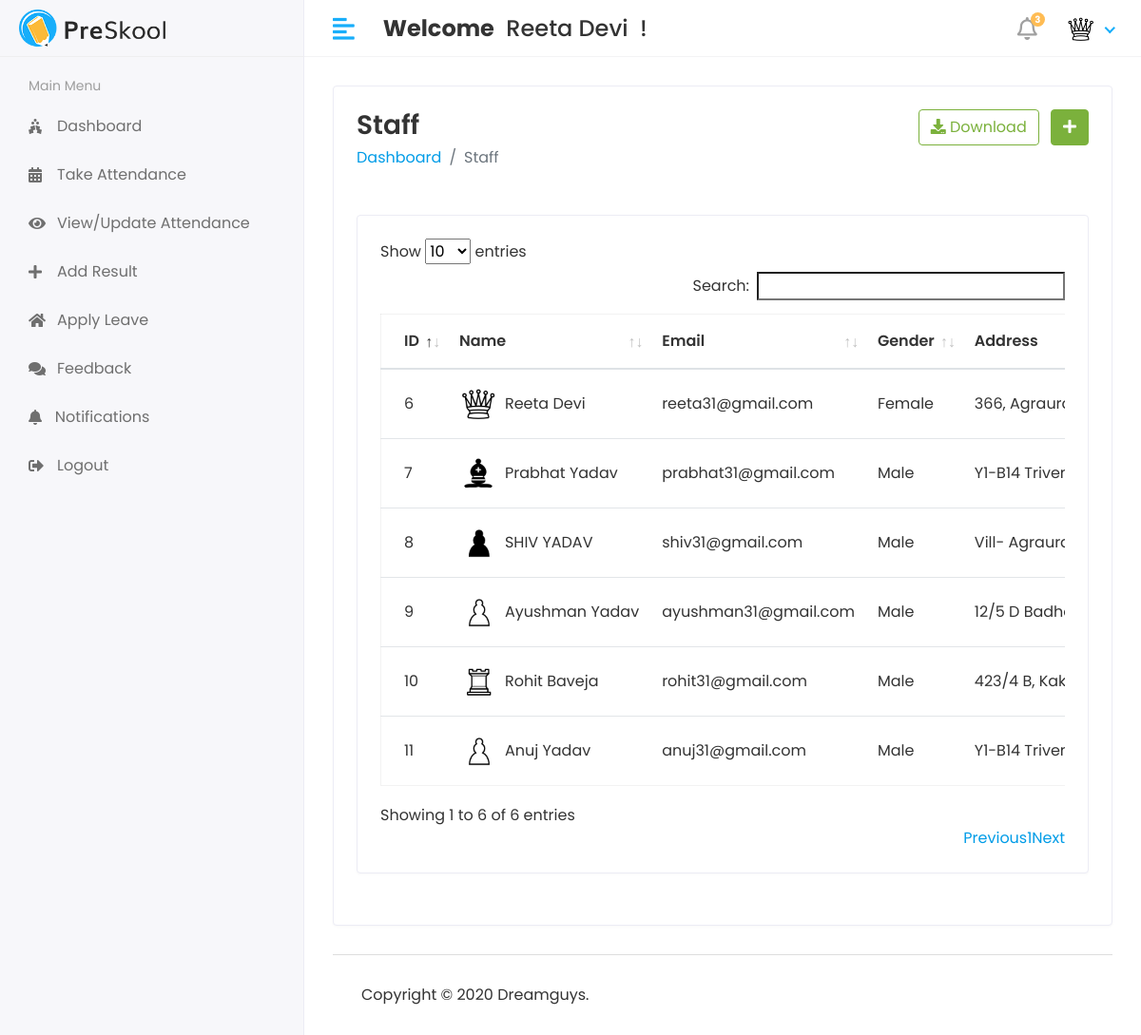
The page /Hod/Staff/view (signed in) on the database as committed earlier.
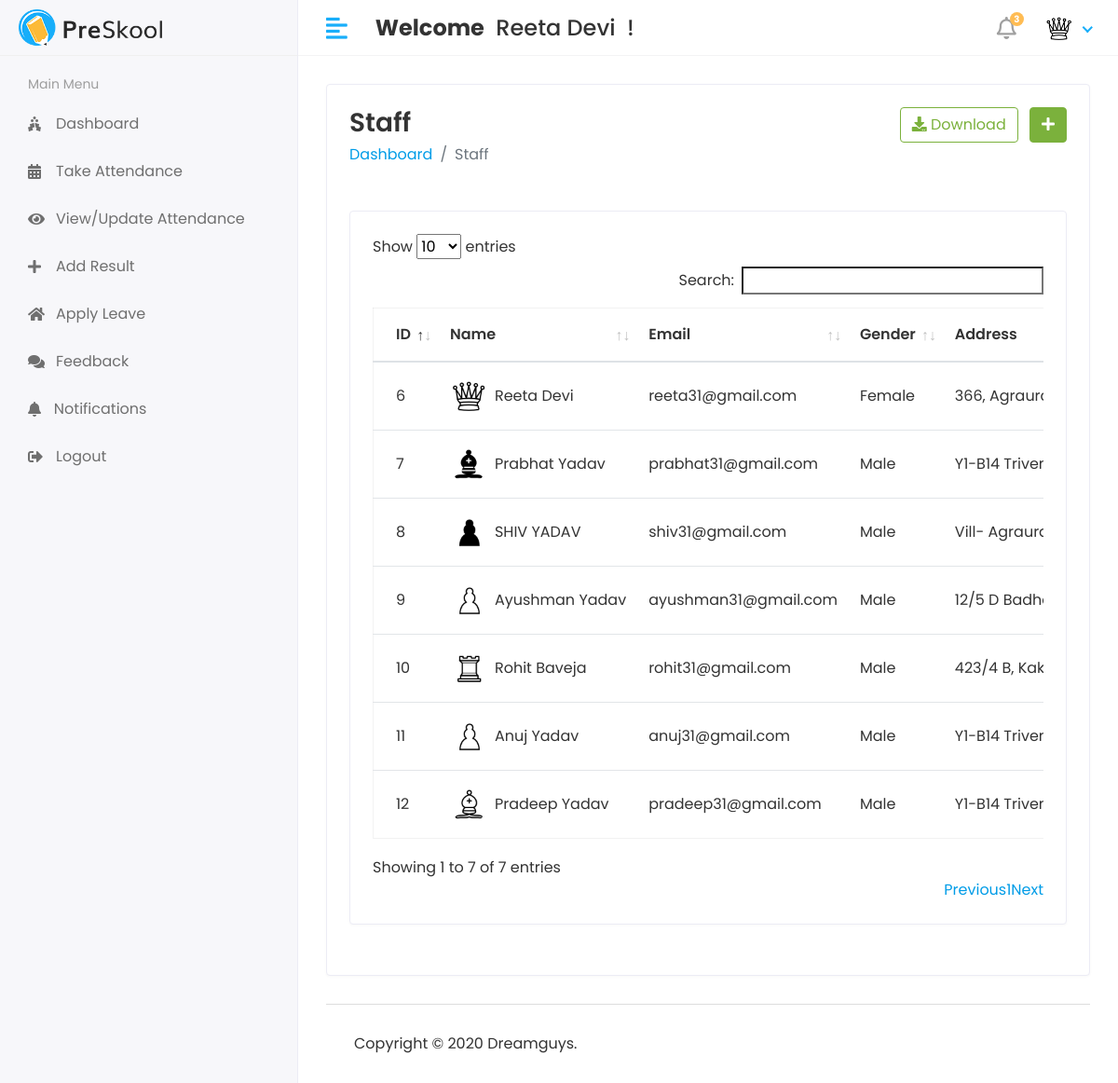
The same page on the database as committed later.
### myApp/models.py (models this page shows, shortened)
class Staff(models.Model):
  objects = None
  admin = models.OneToOneField(CustomUser, on_delete=models.CASCADE)
  address = models.TextField()
  gender = models.CharField(max_length=100)
  created_at = models.DateTimeField(auto_now_add=True)
  updated_at = models.DateTimeField(auto_now=True)

class CustomUser(AbstractUser):
  USER = (
    (1, 'HOD'),
    (2, 'STAFF'),
    (3, 'STUDENT'),
  )
  user_type = models.CharField(choices=USER, max_length=50, default=1)
  profile_Pic = models.ImageField(upload_to='media/profilePic')

### StudentManagementProject/Hod_Views.py (the view)
@login_required(login_url='/')
def view_staff(request):
  staff = Staff.objects.all()
  context = {
    'staffs': staff,
  }
  return render(request, 'Hod/view_staff.html', context)

### templates/Hod/view_staff.html (shortened to what this page needs)
{% extends 'base.html' %}
{% block content %}
{% load static %}
<div class="row">
  <div class="col-sm-12">
    <div class="card">
      <div class="card-body">
        <div class="row">
          <div class="col bg-white">
            <h3 class="page-title">Staff</h3>
            <ul class="breadcrumb bg-white p-0 mb-5">
              <li class="breadcrumb-item"><a href="{% url 'hod_home' %}">Dashboard</a></li>
              <li class="breadcrumb-item active">Staff</li>
            </ul>
          </div>
          <div class="col-auto text-right float-right ml-auto">
            <a href="#" class="btn btn-outline-success mr-2"><i class="fas fa-download"></i> Download</a>
            <a href="{% url 'add_staff' %}" class="btn btn-success"><i class="fas fa-plus"></i></a>
          </div>
        </div>
        <div class="row">
          <div class="col-sm-12">
            <div class="card card-table">
              <div class="card-body">
                <div class="table-responsive">
                  <table id="table_id" class="table table-hover table-center mb-0">
                    <thead>
                    <tr>
                      <th>ID</th>
                      <th>Name</th>
                      <th>Email</th>
                      <th>Gender</th>
                      <th>Address</th>
                    </tr>
                    </thead>
                    <tbody>
                    {% for i in staffs %}
                    <tr>
                      <td>{{i.id}}</td>
                      <td>
                        <h2 class="table-avatar">
                          {% if i.admin_id.profile_Pic == "" %}
                          <a href="#" class="avatar avatar-sm mr-2"><img
                              class="avatar-img rounded-circle"
                              src="{% static 'assets/img/no-img.jpg' %}"></a>
                          {% else %}
                          <a href="#" class="avatar avatar-sm mr-2"><img
                              class="avatar-img rounded-circle" src="/{{i.admin.profile_Pic}}"></a>
                          <a href="#">{{i.admin.first_name}}&nbsp;{{i.admin.last_name}}</a>
                          {% endif %}
                        </h2>
                      </td>
                      <td>{{i.admin.email}}</td>
                      <td>{{i.gender}}</td>
                      <td>{{i.address}}</td>
                    </tr>
                    {% endfor %}
                    </tbody>
                  </table>
                </div>
              </div>
            </div>
          </div>
        </div>
      </div>
    </div>
  </div>
</div>
{% endblock %}

Rows that differ between the two databases and show on the page:
added Staff: id "12", admin.profile_Pic (picture), admin.first_name "Pradeep", admin.last_name "Yadav", admin.email "pradeep31@gmail.com", gender "Male", address "Y1-B14…"
Other text that changed with them:
text written by a page script: "Show entries Search: Showing 1 to 6 of 6 entries Previous 1 Next" → "Show entries Search: Showing 1 to 7 of 7 entries Previous 1 Next"
